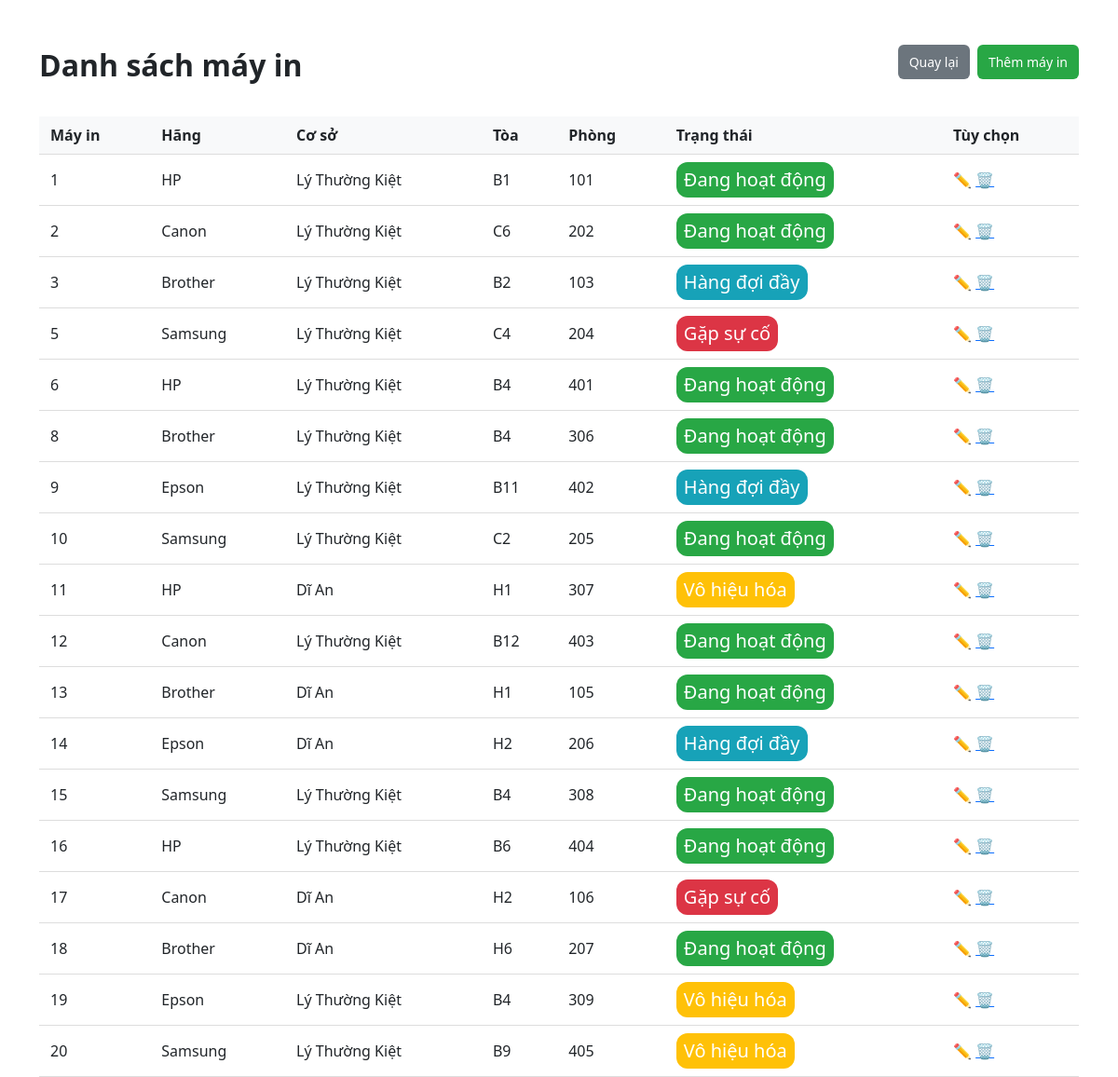
The page /spso/printer_list/ on the database as committed earlier.
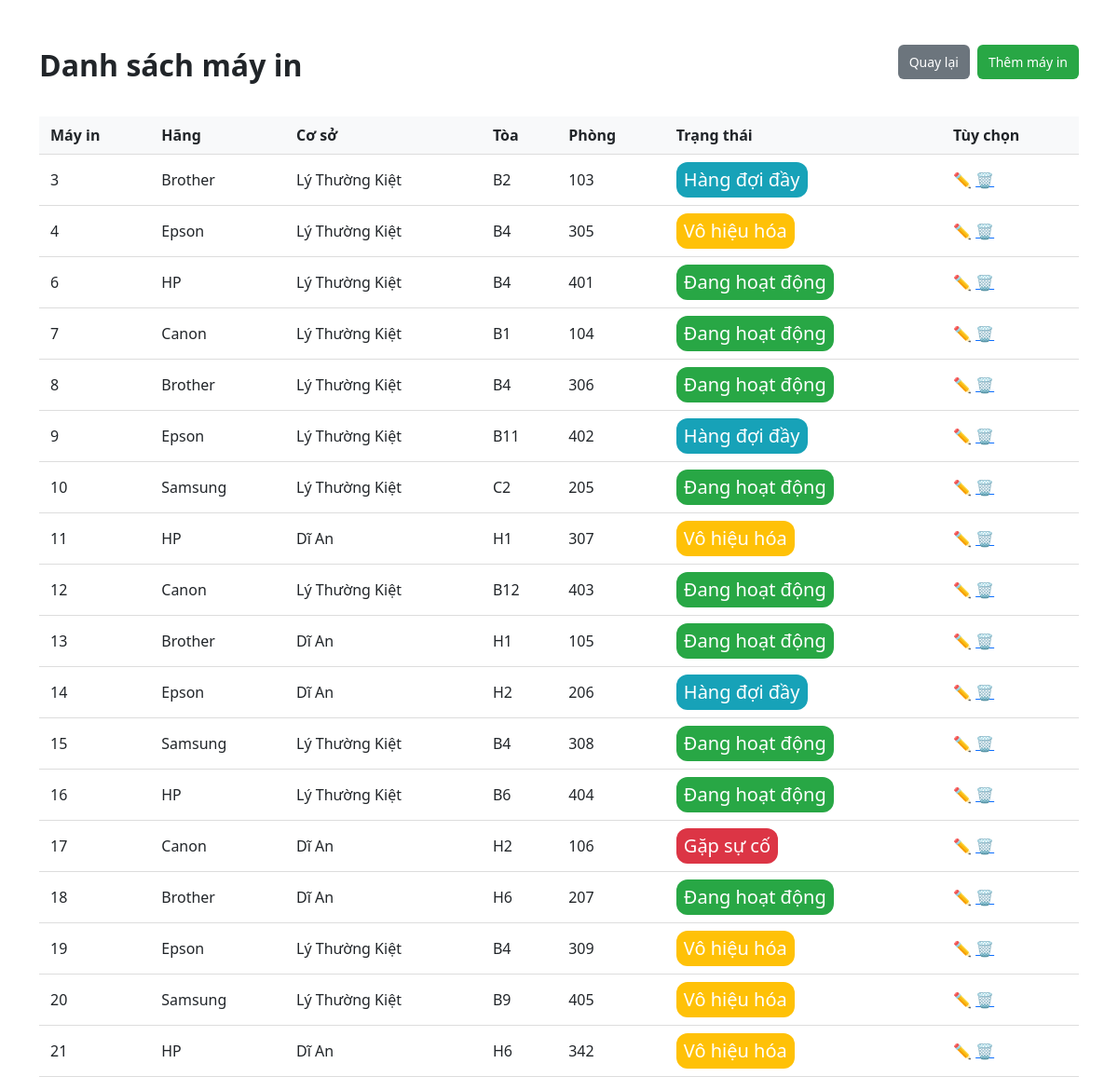
The same page on the database as committed later.
### base/models.py (models this page shows, shortened)
class Printer(models.Model):
    brand = models.CharField(max_length=20)
    model = models.CharField(max_length=20)
    description = models.TextField(null=True, blank=True)
    building = models.CharField(max_length=10)
    room = models.CharField(max_length=100)
    campus = models.CharField(
        max_length=50,
        choices=Campus,
    )
    status = models.CharField(
        max_length=20,
        choices=PrinterStatus,
        default=('enabled', 'Enabled')
    )
    total_pages_used = models.IntegerField(default=0)

### base/views.py (the view)
# urls.py: path('spso/printer_list/', views.spso_printer_list, name='spso_printer_list'),
def spso_printer_list(request):
    printers = Printer.objects.all()
    status_classes = list()
    for printer in printers:
        if printer.status == 'Đang hoạt động':
            status_classes.append('enabled')
        elif printer.status == 'Vô hiệu hóa':
            status_classes.append('disabled')
        elif printer.status == 'Gặp sự cố':
            status_classes.append('malfunction')
        else:
            status_classes.append('full')
    zipped = zip(printers, status_classes)
    context = {'printers': zipped}
    return render(request, 'base/view_printers.html', context)

### base/templates/base/view_printers.html (shortened to what this page needs)
<!DOCTYPE html>
<html lang="en">
<head>
    <link href="https://cdn.jsdelivr.net/npm/bootstrap@5.3.0/dist/css/bootstrap.min.css" rel="stylesheet">
</head>
<body>
    <div class="container mt-5">
        <div class="d-flex justify-content-between align-items-center mb-4">
            <h2><strong>Danh sách máy in</strong></h2>
            <div class="header-actions">
                <a href="{% url 'spso_home' %}" class="btn btn-secondary">Quay lại</a>
                <a href="{% url 'spso_add_printer' %}" class="btn btn-add">Thêm máy in</a>
            </div>
        </div>
        <div class="text-center">
            <table class="printer-table">
                <thead>
                    <tr>
                        <th>Máy in</th>
                        <th>Hãng</th>
                        <th>Cơ sở</th>
                        <th>Tòa</th>
                        <th>Phòng</th>
                        <th>Trạng thái</th>
                        <th>Tùy chọn</th>
                    </tr>
                </thead>
                <tbody>
                    {% for printer, status_class in printers %}
                    <tr>
                        <td>{{ printer.id }}</td>
                        <td>{{ printer.brand }}</td>
                        <td>{{ printer.campus }}</td>
                        <td>{{ printer.building }}</td>
                        <td>{{ printer.room }}</td>
                        <td>
                            <span class="status {{status_class}}">{{ printer.status }}</span>
                        </td>
                        <td>
                            <div class="text-start">
                                <a href="{% url 'spso_edit_printer' printer.id %}" class="edit-btn">✏️</a>
                                <a href="{% url 'spso_delete_printer' printer.id %}" class="delete-btn">🗑️</a>
                            </div>
                        </td>
                    </tr>
                    {% endfor %}
                </tbody>
            </table>
        </div>
    </div>
</body>
</html>

Rows that differ between the two databases and show on the page:
removed Printer: id "1", brand "HP", campus "Lý Thường Kiệt", building "B1", room "101", status "Đang hoạt động"
removed Printer: id "2", brand "Canon", campus "Lý Thường Kiệt", building "C6", room "202", status "Đang hoạt động"
removed Printer: id "5", brand "Samsung", campus "Lý Thường Kiệt", building "C4", room "204", status "Gặp sự cố"
added Printer: id "4", brand "Epson", campus "Lý Thường Kiệt", building "B4", room "305", status "Vô hiệu hóa"
added Printer: id "7", brand "Canon", campus "Lý Thường Kiệt", building "B1", room "104", status "Đang hoạt động"
added Printer: id "21", brand "HP", campus "Dĩ An", building "H6", room "342", status "Vô hiệu hóa"
